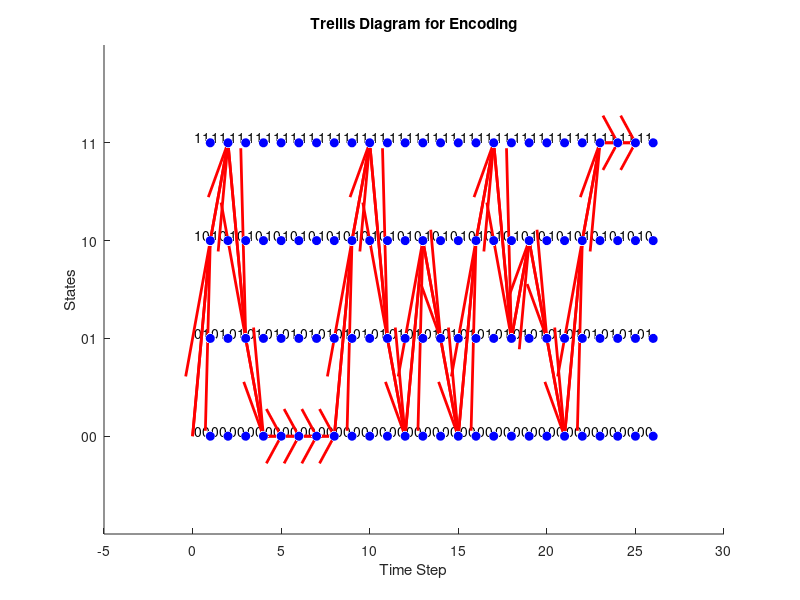

MATLAB code to generate this figure: (Note: this script raises an error after producing the figure.)
% Define generator polynomials
g1 = [1 1 1]; % Generator polynomial g1 (binary: 111)
g2 = [1 1 1]; % Generator polynomial g2 (binary: 111)

% Create the trellis structure
trellis = poly2trellis(3, [7 7]); % For g1 = 111, g2 = 111 in octal form

% Define binary input data
input_data = [1  1  0  0  0  0  0  0  1  1  0  0  1  0  0  1  1  0  1  0  0  1  1  1  1 ]; % Given input data

% Convolutionally encode the input data
encoded_data = convenc(input_data, trellis);

% Display the encoded data
disp('Encoded Data:');
disp(encoded_data);

%% State Table Development
disp('State Table:');
states = {'00', '01', '10', '11'};
input_bits = [0 1];
next_states = cell(4, 2);
outputs = cell(4, 2);

for s = 1:length(states)
    for i = 1:length(input_bits)
        current_state = states{s};
        input_bit = input_bits(i);
        
        % Next state calculation
        next_state = [num2str(input_bit) current_state(1:2)];
        next_state = next_state(1:2);
        next_states{s, i} = next_state;
        
        % Output calculation
        output1 = mod(input_bit + str2double(current_state(1)) + str2double(current_state(2)), 2);
        output2 = mod(input_bit + str2double(current_state(1)) + str2double(current_state(2)), 2);
        outputs{s, i} = [output1 output2];
        
        % Display state table row
        fprintf('Current State: %s, Input: %d, Next State: %s, Output: [%d %d]\n', ...
            current_state, input_bit, next_state, output1, output2);
    end
end

%% Trellis Diagram for Encoding
figure;
hold on;
title('Trellis Diagram for Encoding');
xlabel('Time Step');
ylabel('States');
set(gca, 'YTick', 1:length(states), 'YTickLabel', states);

% Plot states at each time step
time_steps = 0:length(input_data);
num_states = length(states);
for t = 1:length(time_steps)
    for s = 1:num_states
        plot(t, s, 'bo', 'MarkerFaceColor', 'b');
        text(t, s, states{s}, 'VerticalAlignment', 'bottom', 'HorizontalAlignment', 'right');
    end
end

% Plot state transitions for the actual data path
current_state_idx = 1; % Initial state is '00'
for t = 1:length(input_data)
    input_bit = input_data(t);
    next_state_idx = find(strcmp(states, next_states{current_state_idx, input_bit + 1}));
    
    % Plot the transition
    x = [t-1 t];
    y = [current_state_idx next_state_idx];
    plot(x, y, 'r-', 'LineWidth', 2); % Use a thicker red line for the actual data path
    quiver(t-1, current_state_idx, 1, next_state_idx - current_state_idx, 0, 'MaxHeadSize', 0.5, 'Color', 'r', 'LineWidth', 2);
    
    % Move to the next state
    current_state_idx = next_state_idx;
end

hold off;




%% Viterbi Decoding
% Decode the received data using Viterbi algorithm
decoded_data = vitdec(encoded_data, trellis, 5, 'trunc', 'hard');

% Display the decoded data
disp('Decoded Data:');
disp(decoded_data);

% Check if the decoded data matches the input data
if isequal(input_data, decoded_data)
    disp('Decoded data matches the original input data.');
else
    disp('Decoded data does NOT match the original input data.');
end

%% Trellis Diagram for Decoding
figure;
hold on;
title('Trellis Diagram for Decoding');
xlabel('Time Step');
ylabel('States');
set(gca, 'YTick', 1:length(states), 'YTickLabel', states);

% Plot states at each time step
for t = 1:length(time_steps)
    for s = 1:num_states
        plot(t, s, 'bo', 'MarkerFaceColor', 'b');
        text(t, s, states{s}, 'VerticalAlignment', 'bottom', 'HorizontalAlignment', 'right');
    end
end

% Plot state transitions for the actual decoded path
current_state_idx = 1; % Initial state is '00'
for t = 1:length(decoded_data)
    input_bit = decoded_data(t);
    next_state_idx = find(strcmp(states, next_states{current_state_idx, input_bit + 1}));
    
    % Plot the transition
    x = [t-1 t];
    y = [current_state_idx next_state_idx];
    plot(x, y, 'g-', 'LineWidth', 2); % Use a thicker green line for the actual decoded data path
    quiver(t-1, current_state_idx, 1, next_state_idx - current_state_idx, 0, 'MaxHeadSize', 0.5, 'Color', 'g', 'LineWidth', 2);
    
    % Move to the next state
    current_state_idx = next_state_idx;
end



